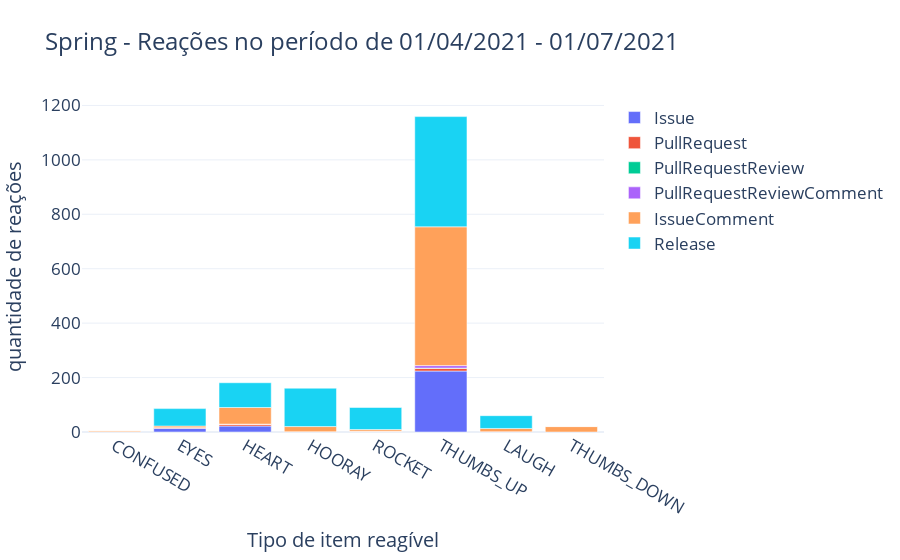

The cell this chart's notebook holds for it:
### Code cell
# periodo 01/04/2021 - 01/07/2021
counts = df[Tables.REACTIONS].loc[(df[Tables.REACTIONS]['created_at'] >= '2021-04-01') & (df[Tables.REACTIONS]['created_at'] <= '2021-07-01')].groupby(['reactable_type', 'content']).size()

counts = pd.DataFrame({
    'reactable_type': counts.index.get_level_values(0),
    'reaction_type': counts.index.get_level_values(1),
    'count': counts.values
})

reaction_type__unique = counts['reaction_type'].unique()
reactable_type__unique = counts['reactable_type'].unique()

categories = {
    'Issue': list(),
    'PullRequest': list(),
    'PullRequestReview': list(),
    'PullRequestReviewComment': list(),
    'IssueComment': list(),
    'Release': list()
}

fig = go.Figure()

for cat in categories:
    for r_type in reaction_type__unique:
        counts_reaction_type = counts[counts['reaction_type'] == r_type]
        counts_reaction_type_cat = counts_reaction_type[counts_reaction_type['reactable_type'] == cat]
        cat_count__values_ = counts_reaction_type_cat['count'].values[0] if not counts_reaction_type_cat.empty else 0
        categories[cat].append(cat_count__values_)
        
    fig.add_bar(x=reaction_type__unique, y=categories[cat], name=cat)
    
    
fig.update_layout(barmode="relative", title='Spring - Reações no período de 01/04/2021 - 01/07/2021',
                  xaxis_title='Tipo de item reagível', yaxis_title='quantidade de reações', template='plotly_white', width=900.0, font=dict(size=17))

fig.show()

### Figure 1 — Plotly figure (JSON) as saved in the notebook; plotly's stock layout.template omitted (floating-point values rounded to 4 significant figures)
{"data": [{"name": "Issue", "x": ["CONFUSED", "EYES", "HEART", "HOORAY", "ROCKET", "THUMBS_UP", "LAUGH", "THUMBS_DOWN"], "y": [1, 14, 22, 1, 3, 224, 0, 0], "type": "bar"}, {"name": "PullRequest", "x": ["CONFUSED", "EYES", "HEART", "HOORAY", "ROCKET", "THUMBS_UP", "LAUGH", "THUMBS_DOWN"], "y": [0, 2, 7, 0, 0, 10, 0, 0], "type": "bar"}, {"name": "PullRequestReview", "x": ["CONFUSED", "EYES", "HEART", "HOORAY", "ROCKET", "THUMBS_UP", "LAUGH", "THUMBS_DOWN"], "y": [0, 0, 0, 0, 0, 1, 0, 0], "type": "bar"}, {"name": "PullRequestReviewComment", "x": ["CONFUSED", "EYES", "HEART", "HOORAY", "ROCKET", "THUMBS_UP", "LAUGH", "THUMBS_DOWN"], "y": [0, 0, 0, 0, 0, 9, 1, 0], "type": "bar"}, {"name": "IssueComment", "x": ["CONFUSED", "EYES", "HEART", "HOORAY", "ROCKET", "THUMBS_UP", "LAUGH", "THUMBS_DOWN"], "y": [4, 6, 61, 19, 6, 510, 12, 20], "type": "bar"}, {"name": "Release", "x": ["CONFUSED", "EYES", "HEART", "HOORAY", "ROCKET", "THUMBS_UP", "LAUGH", "THUMBS_DOWN"], "y": [0, 64, 91, 141, 81, 405, 47, 0], "type": "bar"}], "layout": {"font": {"size": 17}, "barmode": "relative", "title": {"text": "Spring - Reações no período de 01/04/2021 - 01/07/2021"}, "xaxis": {"title": {"text": "Tipo de item reagível"}}, "yaxis": {"title": {"text": "quantidade de reações"}}, "width": 900.0}}
